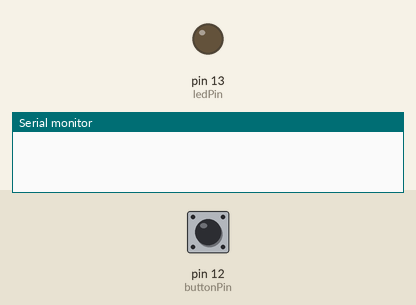
A sketch run on a simulated Arduino Uno, built with avr-gcc and run on an emulated ATmega328P. Shown: output pins drawn as LEDs (lit = HIGH), the last lines printed to the serial monitor. The test bench sets the inputs (shaded band); at power-on: pin 12 (buttonPin) HIGH.

Above: at 1.3 s.
1.4 s: pin 12 (buttonPin) pulled LOW for 3.2 s
At 2.2 s:
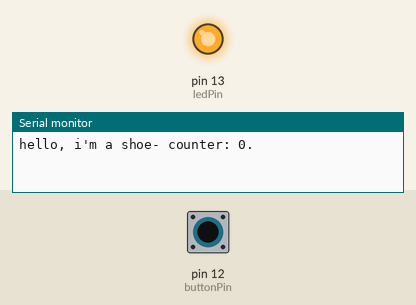
Timing chart, 0 to 6.9 s (numbered marks = the images above; inputs shaded):
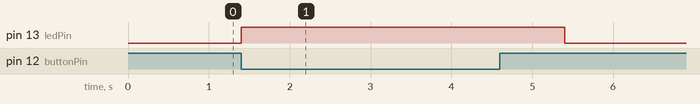

Measured:
- after the input at 1.4 s, pin 13 (ledPin): LOW → HIGH at once, → LOW 4.0 s later

The sketch:

talkingShoe_02.ino
```cpp
int buttonPin = 12;
int ledPin = 13;
int ctr = 0;

String msg;

void setup(){

  pinMode(buttonPin, INPUT);
  pinMode(ledPin, OUTPUT);
  Serial.begin(115200);
  delay(100);

}

void loop(){

  if(digitalRead(buttonPin) == LOW){
    msg = "hello, i'm a shoe- counter: ";
    msg += ctr;
    msg += ".";
    ctr++;
    Serial.print(msg);
    digitalWrite(ledPin, HIGH);
    delay(1000);
  }
  digitalWrite(ledPin, LOW);
}
```
